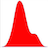

This chart was generated by the following R code:


visr.applyParameters()


{{ 
  if(input_from != 0 | input_to != 0){
  plot(density(x = input_table[,input_column],
               bw = input_bw,
               adjust = input_adjust,
               kernel = input_kernel,
               give.Rkern = input_giverkern,
               n = input_n,
               from = input_from,
               to = input_to,
               cut = input_cut),
       main = input_main,
       sub = input_sub)
}else{
  plot(density(x = input_table[,input_column],
               bw = input_bw,
               adjust = input_adjust,
               kernel = input_kernel,
               give.Rkern = input_giverkern,
               n = input_n,
               cut = input_cut),
       main = input_main,
       sub = input_sub)
}
}}
